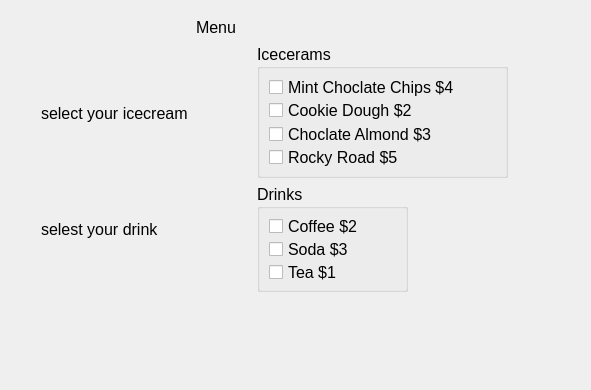
<?xml version="1.0" encoding="UTF-8"?>
<ui version="4.0">
 <class>Dialog</class>
 <widget class="QDialog" name="Dialog">
  <property name="geometry">
   <rect>
    <x>0</x>
    <y>0</y>
    <width>591</width>
    <height>390</height>
   </rect>
  </property>
  <property name="font">
   <font>
    <pointsize>12</pointsize>
   </font>
  </property>
  <property name="windowTitle">
   <string>Dialog</string>
  </property>
  <widget class="QLabel" name="label">
   <property name="geometry">
    <rect>
     <x>196</x>
     <y>17</y>
     <width>61</width>
     <height>21</height>
    </rect>
   </property>
   <property name="text">
    <string>Menu</string>
   </property>
  </widget>
  <widget class="QLabel" name="labelAmount">
   <property name="geometry">
    <rect>
     <x>160</x>
     <y>340</y>
     <width>250</width>
     <height>33</height>
    </rect>
   </property>
   <property name="text">
    <string/>
   </property>
  </widget>
  <widget class="QLabel" name="label_3">
   <property name="geometry">
    <rect>
     <x>41</x>
     <y>217</y>
     <width>147</width>
     <height>24</height>
    </rect>
   </property>
   <property name="text">
    <string>selest your drink</string>
   </property>
  </widget>
  <widget class="QLabel" name="label_4">
   <property name="geometry">
    <rect>
     <x>41</x>
     <y>101</y>
     <width>183</width>
     <height>24</height>
    </rect>
   </property>
   <property name="text">
    <string>select your icecream</string>
   </property>
  </widget>
  <widget class="QGroupBox" name="groupBoxIceCreams_2">
   <property name="geometry">
    <rect>
     <x>257</x>
     <y>44</y>
     <width>251</width>
     <height>134</height>
    </rect>
   </property>
   <property name="title">
    <string>Icecerams</string>
   </property>
   <layout class="QVBoxLayout" name="verticalLayout_2">
    <item>
     <widget class="QCheckBox" name="checkBoxChoclateChips">
      <property name="text">
       <string>Mint Choclate Chips $4</string>
      </property>
     </widget>
    </item>
    <item>
     <widget class="QCheckBox" name="checkBoxCookieDough">
      <property name="text">
       <string>Cookie Dough $2</string>
      </property>
     </widget>
    </item>
    <item>
     <widget class="QCheckBox" name="checkBoxChoclateAlmond">
      <property name="text">
       <string>Choclate Almond $3</string>
      </property>
     </widget>
    </item>
    <item>
     <widget class="QCheckBox" name="checkBoxRockyRoad">
      <property name="text">
       <string>Rocky Road $5</string>
      </property>
     </widget>
    </item>
   </layout>
  </widget>
  <widget class="QGroupBox" name="groupBoxDrinks">
   <property name="geometry">
    <rect>
     <x>257</x>
     <y>184</y>
     <width>151</width>
     <height>108</height>
    </rect>
   </property>
   <property name="title">
    <string>Drinks</string>
   </property>
   <layout class="QVBoxLayout" name="verticalLayout">
    <item>
     <widget class="QCheckBox" name="checkBoxCoffee">
      <property name="text">
       <string>Coffee $2</string>
      </property>
     </widget>
    </item>
    <item>
     <widget class="QCheckBox" name="checkBoxSoda">
      <property name="text">
       <string>Soda $3</string>
      </property>
     </widget>
    </item>
    <item>
     <widget class="QCheckBox" name="checkBoxTea">
      <property name="text">
       <string>Tea $1 </string>
      </property>
     </widget>
    </item>
   </layout>
  </widget>
 </widget>
 <resources/>
 <connections/>
</ui>
